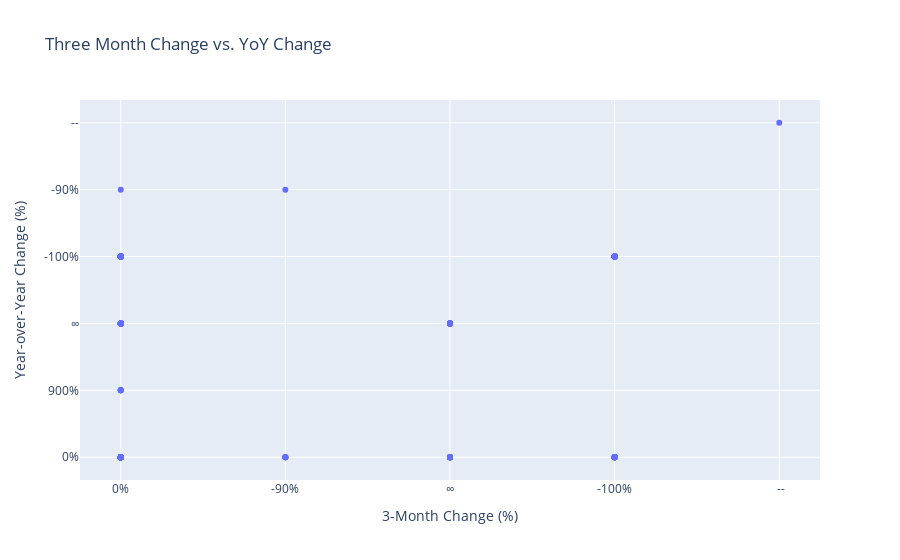

Write notebook code for a chart like this one.
### Code cell
# Create a scatter plot to visualize Three month change vs. YoY change
fig = px.scatter(df, x='Three month change', y='YoY change',
                 title='Three Month Change vs. YoY Change',
                 labels={'Three month change': '3-Month Change (%)', 'YoY change': 'Year-over-Year Change (%)'},
                 hover_name='Keyword')

fig.show()

### Figure 1 — Plotly figure (JSON) as saved in the notebook; plotly's stock layout.template omitted (floating-point values rounded to 4 significant figures; data arrays with more than 128 entries replaced by an {"elided": "..."} marker saying what was removed)
{"data": [{"hovertemplate": "<b>%{hovertext}</b><br><br>3-Month Change (%)=%{x}<br>Year-over-Year Change (%)=%{y}<extra></extra>", "hovertext": {"elided": "468 str values"}, "legendgroup": "", "marker": {"color": "#636efa", "symbol": "circle"}, "mode": "markers", "name": "", "orientation": "v", "showlegend": false, "type": "scatter", "x": {"elided": "468 str values"}, "xaxis": "x", "y": {"elided": "468 str values"}, "yaxis": "y"}], "layout": {"legend": {"tracegroupgap": 0}, "title": {"text": "Three Month Change vs. YoY Change"}, "xaxis": {"anchor": "y", "domain": [0, 1], "title": {"text": "3-Month Change (%)"}}, "yaxis": {"anchor": "x", "domain": [0, 1], "title": {"text": "Year-over-Year Change (%)"}}}}
